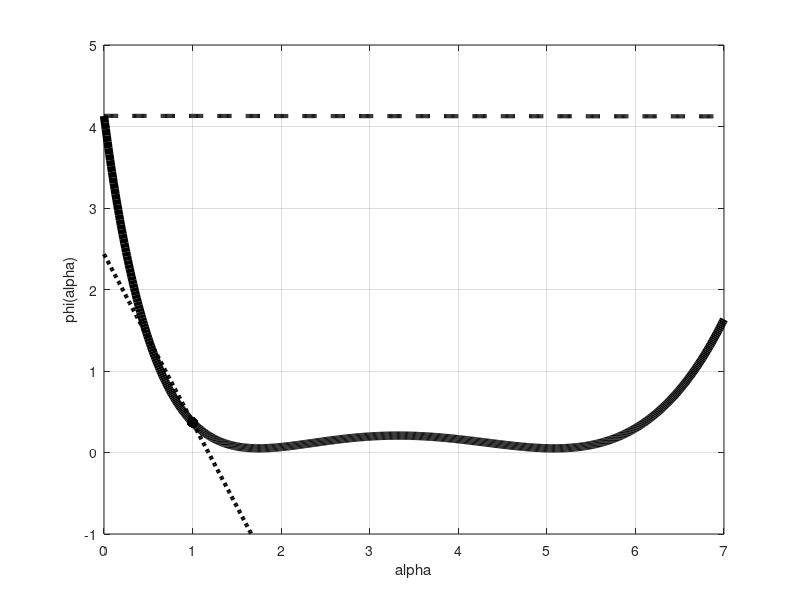

MATLAB code to generate this figure:
% P20CD part of solution to P20

% set up functions
rr = @(x) [x(1)^2 + x(2)^2 - 1;  0.5 * exp(2 * x(1)) - x(2)];
JJ = @(x) [2 * x(1),  2 * x(2);  exp(2 * x(1)),  -1];
ff = @(x) 0.5 * rr(x)' * rr(x);        % merit function

% first iterate
x0 = [1; 1];
p0 = JJ(x0) \ (-rr(x0))
phi = @(alpha) ff(x0 + alpha * p0);    % line search function

% plot phi(alpha)
alf = 0:.01:7;  y = zeros(size(alf));
for k = 1:length(alf)
   y(k) = phi(alf(k));
end
plot(alf,y,'k','linewidth',6),  hold on
plot(1.0,phi(1.0),'k.','markersize',24)
grid on,  xlabel('alpha'),  ylabel('phi(alpha)')

% add Wolfe condition lines to graph, and report
cA = 1.0e-4;   cB = 0.25;              % constants in Wolfe A,B
m0 = rr(x0)' * JJ(x0) * p0;            % slope phi'(0)
fA = ff(x0) + cA * m0 * 1.0;
if phi(1.0) <= fA
    fprintf('Wolfe A goal SATISFIED:  %.6f <= %.6f\n',phi(1.0),fA)
else
    fprintf('Wolfe A goal NOT SATISFIED:  %.6f > %.6f\n',phi(1.0),fA)
end
plot(alf,ff(x0) + cA * m0 * alf,'k--','linewidth',3)
x1 = x0 + 1.0 * p0;
m1 = rr(x1)' * JJ(x1) * p0;            % slope phi'(1)
if m1 >= cB * m0
    fprintf('Wolfe B goal SATISFIED:  %.6f >= %.6f\n',m1,cB * m0)
else
    fprintf('Wolfe B goal NOT SATISFIED:  %.6f < %.6f\n',m1,cB * m0)
end
plot(alf,phi(1.0) + cB * m0 * (alf - 1),'k:','linewidth',3)
axis([0 7 -1 5]),  hold off
